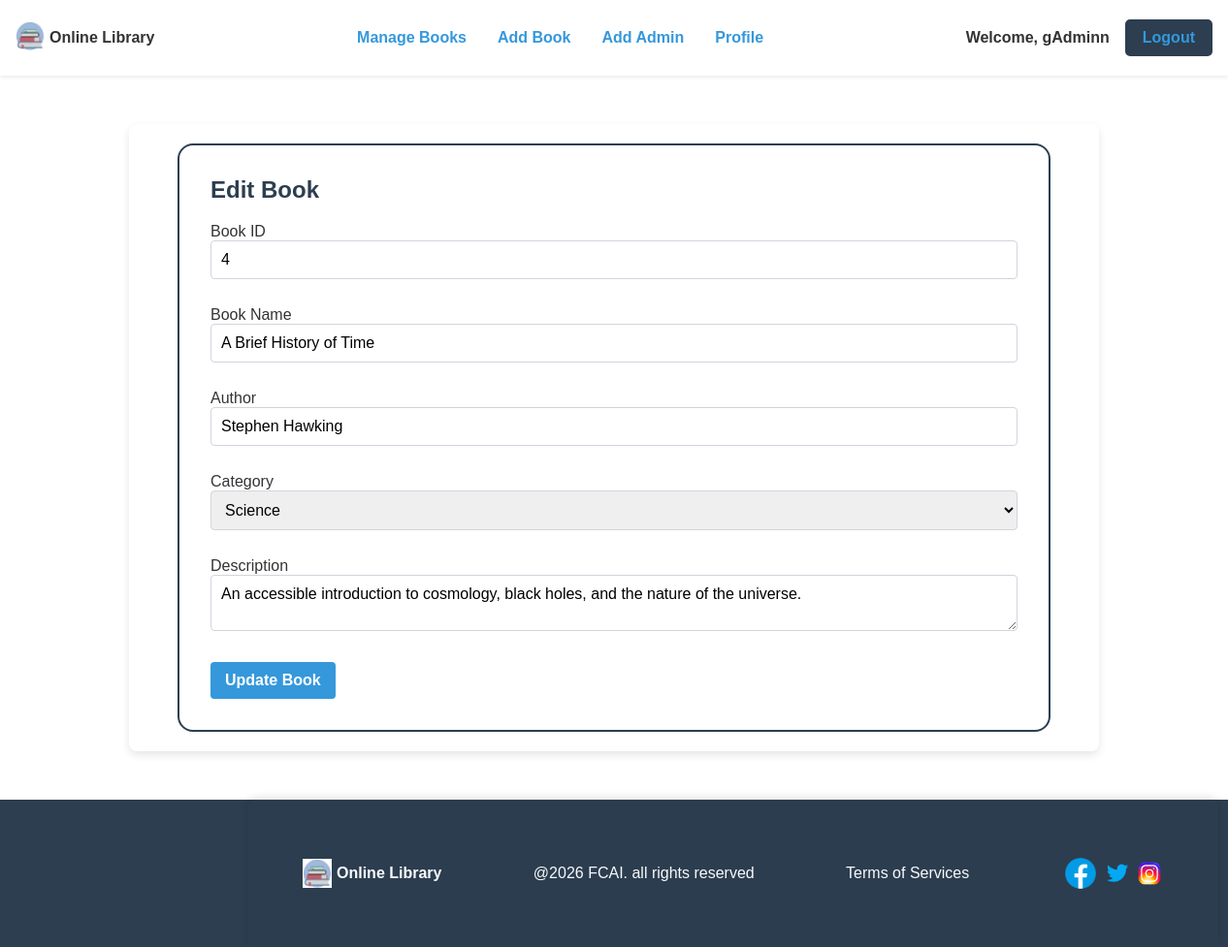
The page /edit/4/ (signed in) on the database its author committed.
### accounts/models.py (models this page shows)
class CustomUser(AbstractUser):
    phone = models.CharField(max_length=15, blank=True, null=True)

### books/models.py (models this page shows, shortened)
class Book(models.Model):
    STATUS_AVAILABLE = 'available'
    STATUS_BORROWED = 'borrowed'
    STATUS_CHOICES = [
        (STATUS_AVAILABLE, 'Available'),
        (STATUS_BORROWED, 'Borrowed'),
    ]
    title = models.CharField(max_length=100)
    author = models.CharField(max_length=100)
    category = models.CharField(max_length=50)
    description = models.TextField()
    status = models.CharField(max_length=20, choices=STATUS_CHOICES, default=STATUS_AVAILABLE)

### books/views.py (the view, shortened to what this page needs)
# urls.py: path('edit/<int:id>/', views.edit_book, name='edit_book'),
@staff_member_required(login_url='login')
def edit_book(request, id):
    book = get_object_or_404(Book, id=id)
    return render(request, "edit_book.html", {"book": book})

### templates/edit_book.html (shortened to what this page needs)
{% extends 'index.html' %}
{% block content %}
<main class="container">
    <section class="form-container">
        <h2>Edit Book</h2>
        <form method="POST">
            <label>Book ID</label><br>
            <input type="text" value="{{ book.id }}" class="formInput" readonly>
            <br><br>
            <label>Book Name</label><br>
            <input type="text" name="title" value="{{ book.title }}" class="formInput" required>
            <br><br>
            <label>Author</label><br>
            <input type="text" name="author" value="{{ book.author }}" class="formInput" required>
            <br><br>
            <label>Category</label><br>
            <select name="category" class="formInput" required>
                <option value="Science" {% if book.category == "Science" %}selected{% endif %}>Science</option>
            </select>
            <br><br>
            <label>Description</label><br>
            <textarea name="description" class="formInput" required>{{ book.description }}</textarea>
            <br><br>
            <button type="submit" class="btn">Update Book</button>
        </form>
    </section>
</main>
{% endblock %}

### templates/index.html (shortened to what this page needs)
{% load static %}
<!DOCTYPE html>
<html lang="en">
<head>
    <link rel="stylesheet" href="{% static 'css/style.css' %}?v=1.1">
    <link rel="stylesheet" href="{% static 'css/queries.css' %}?v=1.1">
</head>
<body class="background-img">
    <nav class="navbar">
        <div class="iconName">
            <a href="{% url 'home' %}">
                <img src="{% static 'images/icon.png' %}" alt="icon" width="30px">
            </a>
            <b>Online Library</b>
        </div>
        {% if user.is_authenticated %}
            {% if user.is_staff %}
                <div class="pageOptions">
                    <a href="{% url 'admin_books' %}">Manage Books</a>
                    <a href="{% url 'add_book' %}">Add Book</a>
                    <a href="{% url 'add_admin' %}">Add Admin</a>
                    <a href="{% url 'profile' %}">Profile</a>
                </div>
            {% else %}
                <div class="pageOptions">
                    <a href="{% url 'search' %}">Search for Books</a>
                    <a href="{% url 'borrowed_books' %}">My Borrowed Books</a>
                    <a href="{% url 'profile' %}">Profile</a>
                </div>
            {% endif %}
            <div class="logContainer">
                <p class="userGreeting">Welcome, {{ user.username }}</p>
                <a href="{% url 'logout' %}" class="navbarBtns">Logout</a>
            </div>
        {% endif %}
    </nav>
    {% block content %}{% endblock %}
    <footer>
        <div class="footer">
            <div class="iconName">
                <img src="{% static 'images/icon.png' %}" alt="icon" width="30px">
                <b>Online Library</b>
            </div>
            <p>@2026 FCAI. all rights reserved </p>
            <p>Terms of Services</p>
            <div class="socialMediaIcons">
                <img src="{% static 'images/facebook.png' %}" alt="Facebook icon" width="40px">
                <img src="{% static 'images/twitter.png' %}" alt="Twitter icon" width="30px">
                <img src="{% static 'images/instagram.png' %}" alt="Instagram icon" width="30px">
            </div>
        </div>
    </footer>
</body>
</html>

### books/static/css/style.css (style rules this page uses)
:root { --primary-color: #2c3e50; --secondary-color: #3498db; --background-color: #f4f4f9; --text-color: #333333; --error-color: #e74c3c; --font-family: Arial, sans-serif; }
* { box-sizing: border-box; }
body { font-family: var(--font-family), sans-serif; color: var(--text-color); margin: 0; padding: 0; background-image: linear-gradient(rgba(255, 255, 255, 0.45), rgba(255, 255, 255, 0.45)), url("../images/background.jpg"); background-repeat: no-repeat; background-size: cover; background-position: center; background-attachment: fixed; min-height: 100vh; }
a { text-decoration: none; }
p { margin: 0 auto; line-height: 1.6; }
.container { max-width: 1000px; min-height: 80vh; margin: 0 auto 50px; padding: 20px; background: white; border-radius: 8px; box-sizing: border-box; box-shadow: 0 4px 8px rgba(0, 0, 0, 0.1); }
.navbar { display: flex; align-items: center; justify-content: space-between; gap: 10px; padding: 20px 16px; background: white; box-shadow: 0 2px 4px rgba(0, 0, 0, 0.08); margin-bottom: 50px; }
.navbar a { color: var(--secondary-color); font-weight: 600; }
.btn { display: inline-block; background-color: var(--secondary-color); color: white; padding: 10px 15px; border: none; border-radius: 4px; cursor: pointer; font-weight: 600; box-sizing: border-box; width: auto; text-align: center; }
input, select, textarea { font: inherit; width: 100% }
button { font: inherit; }
input, select, textarea { padding: 10px; border: 1px solid #d0d5dd; border-radius: 4px; width: 100%; margin-bottom: 10px; }
h1, h2, h3, h4 { color: var(--primary-color); margin-top: 0; }
.pageOptions { display: flex; gap: 2rem; }
.navbarBtns { text-decoration: none; background-color: var(--primary-color); color: #fff; padding: 0.5rem 1rem; border: 2px solid var(--primary-color); border-radius: 5px; transition: 0.5s; cursor: pointer; }
.logContainer { display: flex; gap: 1rem; align-items: center; justify-content: center; }
.userGreeting { font-weight: 700; margin-bottom: 0; }
.form-container, .formContainer { min-width: 450px; max-width: 900px; width: 100%; display: flex; flex-direction: column; justify-content: flex-start; align-items: stretch; border: 2px solid var(--primary-color); border-radius: 16px; padding: 2rem; margin: 0 auto; background: #fff; }
.footer { display: flex; justify-content: space-between; align-items: center; gap: 1rem; padding: 1.5rem 2rem; background: rgba(44, 62, 80, 0.96); color: #f8fafc; box-shadow: 0 -2px 8px rgba(0, 0, 0, 0.12); width: min(1000px, calc(100% - 22px)); margin: 0 auto 12px; border-radius: 8px; }
.iconName { display: flex; align-items: center; gap: 0.75rem; }
.footer .iconName, .footer p { color: #f8fafc; margin: 0; }
.socialMediaIcons { display: flex; align-items: center; gap: 0.75rem; }
.iconName { display: flex; align-items: center; gap: 5px; }
.socialMediaIcons { display: flex; align-items: center; gap: 0.2rem; }
footer { width: 100%; background-color: var(--primary-color); color: #fff; text-align: center; }
.footer { position: relative; margin: 0 16rem; display: flex; gap: 0.5rem; padding: 3.5rem; align-items: center; }

### rows shown on the page
CustomUser: username "gAdminn"
Book: id "4", title "A Brief History of Time", author "Stephen Hawking", category "Science", description "An accessible introduction to cosmology, black holes, and the nature of the universe."
